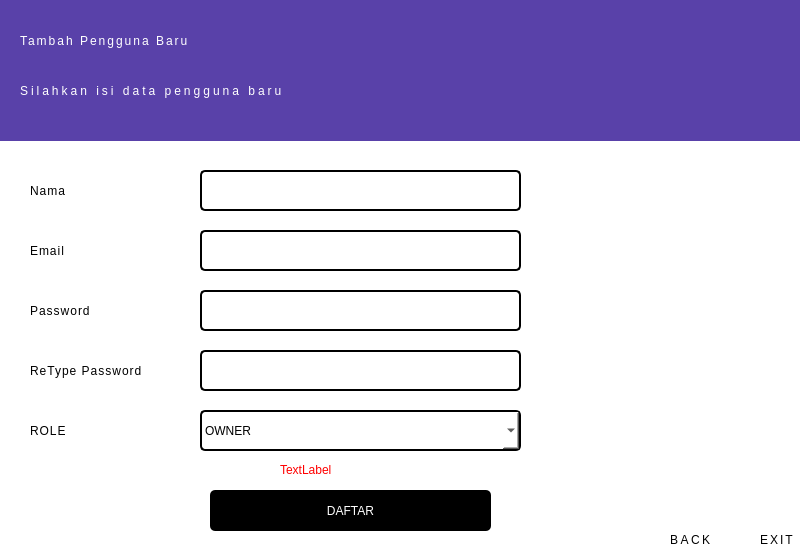
<?xml version="1.0" encoding="UTF-8"?>
<ui version="4.0">
 <class>Dialog</class>
 <widget class="QDialog" name="Dialog">
  <property name="geometry">
   <rect>
    <x>0</x>
    <y>0</y>
    <width>800</width>
    <height>550</height>
   </rect>
  </property>
  <property name="windowTitle">
   <string>Dialog</string>
  </property>
  <widget class="QWidget" name="widget" native="true">
   <property name="geometry">
    <rect>
     <x>-10</x>
     <y>0</y>
     <width>811</width>
     <height>550</height>
    </rect>
   </property>
   <property name="styleSheet">
    <string notr="true">background-color:white;
</string>
   </property>
   <widget class="QLabel" name="label_2">
    <property name="geometry">
     <rect>
      <x>40</x>
      <y>180</y>
      <width>111</width>
      <height>21</height>
     </rect>
    </property>
    <property name="styleSheet">
     <string notr="true">font: 25 12pt &quot;Noto Looped Lao Light&quot;;
letter-spacing:1px;</string>
    </property>
    <property name="text">
     <string>Nama</string>
    </property>
   </widget>
   <widget class="QPushButton" name="btn_daftar">
    <property name="geometry">
     <rect>
      <x>220</x>
      <y>490</y>
      <width>281</width>
      <height>41</height>
     </rect>
    </property>
    <property name="styleSheet">
     <string notr="true">border:none;
background-color:black;
color:white;
border-radius :5px;</string>
    </property>
    <property name="text">
     <string>DAFTAR</string>
    </property>
   </widget>
   <widget class="QLineEdit" name="le_nama">
    <property name="geometry">
     <rect>
      <x>210</x>
      <y>170</y>
      <width>321</width>
      <height>41</height>
     </rect>
    </property>
    <property name="styleSheet">
     <string notr="true">border :2px solid black;
border-radius:5px;</string>
    </property>
   </widget>
   <widget class="QLabel" name="label_3">
    <property name="geometry">
     <rect>
      <x>40</x>
      <y>240</y>
      <width>111</width>
      <height>21</height>
     </rect>
    </property>
    <property name="styleSheet">
     <string notr="true">font: 25 12pt &quot;Noto Looped Lao Light&quot;;
letter-spacing:1px;</string>
    </property>
    <property name="text">
     <string>Email</string>
    </property>
   </widget>
   <widget class="QLineEdit" name="le_email">
    <property name="geometry">
     <rect>
      <x>210</x>
      <y>230</y>
      <width>321</width>
      <height>41</height>
     </rect>
    </property>
    <property name="styleSheet">
     <string notr="true">border :2px solid black;
border-radius:5px;</string>
    </property>
   </widget>
   <widget class="QLabel" name="label_4">
    <property name="geometry">
     <rect>
      <x>40</x>
      <y>300</y>
      <width>111</width>
      <height>21</height>
     </rect>
    </property>
    <property name="styleSheet">
     <string notr="true">font: 25 12pt &quot;Noto Looped Lao Light&quot;;
letter-spacing:1px;</string>
    </property>
    <property name="text">
     <string>Password</string>
    </property>
   </widget>
   <widget class="QLineEdit" name="le_password">
    <property name="geometry">
     <rect>
      <x>210</x>
      <y>290</y>
      <width>321</width>
      <height>41</height>
     </rect>
    </property>
    <property name="styleSheet">
     <string notr="true">border :2px solid black;
border-radius:5px;</string>
    </property>
   </widget>
   <widget class="QLabel" name="label_5">
    <property name="geometry">
     <rect>
      <x>40</x>
      <y>360</y>
      <width>141</width>
      <height>21</height>
     </rect>
    </property>
    <property name="styleSheet">
     <string notr="true">font: 25 12pt &quot;Noto Looped Lao Light&quot;;
letter-spacing:1px;</string>
    </property>
    <property name="text">
     <string>ReType Password</string>
    </property>
   </widget>
   <widget class="QLineEdit" name="le_password2">
    <property name="geometry">
     <rect>
      <x>210</x>
      <y>350</y>
      <width>321</width>
      <height>41</height>
     </rect>
    </property>
    <property name="styleSheet">
     <string notr="true">border :2px solid black;
border-radius:5px;</string>
    </property>
   </widget>
   <widget class="QLabel" name="label_6">
    <property name="geometry">
     <rect>
      <x>40</x>
      <y>430</y>
      <width>141</width>
      <height>21</height>
     </rect>
    </property>
    <property name="styleSheet">
     <string notr="true">font: 25 12pt &quot;Noto Looped Lao Light&quot;;
letter-spacing:1px;</string>
    </property>
    <property name="text">
     <string/>
    </property>
   </widget>
   <widget class="QLabel" name="label_7">
    <property name="geometry">
     <rect>
      <x>40</x>
      <y>420</y>
      <width>141</width>
      <height>21</height>
     </rect>
    </property>
    <property name="styleSheet">
     <string notr="true">font: 25 12pt &quot;Noto Looped Lao Light&quot;;
letter-spacing:1px;</string>
    </property>
    <property name="text">
     <string>ROLE</string>
    </property>
   </widget>
   <widget class="QComboBox" name="comboBox">
    <property name="geometry">
     <rect>
      <x>210</x>
      <y>410</y>
      <width>321</width>
      <height>41</height>
     </rect>
    </property>
    <property name="styleSheet">
     <string notr="true">border :2px solid black;
border-radius:5px;
</string>
    </property>
    <item>
     <property name="text">
      <string>OWNER</string>
     </property>
    </item>
    <item>
     <property name="text">
      <string>ADMINISTRATOR</string>
     </property>
    </item>
    <item>
     <property name="text">
      <string>EMPLOYEE</string>
     </property>
    </item>
   </widget>
   <widget class="QLabel" name="lbl_warning">
    <property name="geometry">
     <rect>
      <x>290</x>
      <y>460</y>
      <width>161</width>
      <height>20</height>
     </rect>
    </property>
    <property name="styleSheet">
     <string notr="true">color :red;
text-align:center;</string>
    </property>
    <property name="text">
     <string>TextLabel</string>
    </property>
   </widget>
   <widget class="QLabel" name="lbl_Back">
    <property name="geometry">
     <rect>
      <x>690</x>
      <y>490</y>
      <width>31</width>
      <height>31</height>
     </rect>
    </property>
    <property name="text">
     <string/>
    </property>
    <property name="pixmap">
     <pixmap>../icon/previous.png</pixmap>
    </property>
    <property name="scaledContents">
     <bool>true</bool>
    </property>
   </widget>
   <widget class="QLabel" name="lTitle_3">
    <property name="geometry">
     <rect>
      <x>680</x>
      <y>530</y>
      <width>61</width>
      <height>20</height>
     </rect>
    </property>
    <property name="styleSheet">
     <string notr="true">font: 57 10pt &quot;Noto Looped Lao Medium&quot;;

letter-spacing :2.5px;</string>
    </property>
    <property name="text">
     <string>BACK</string>
    </property>
   </widget>
   <widget class="QLabel" name="lTitle_5">
    <property name="geometry">
     <rect>
      <x>770</x>
      <y>530</y>
      <width>41</width>
      <height>20</height>
     </rect>
    </property>
    <property name="styleSheet">
     <string notr="true">font: 57 10pt &quot;Noto Looped Lao Medium&quot;;

letter-spacing :2px;</string>
    </property>
    <property name="text">
     <string>EXIT</string>
    </property>
   </widget>
   <widget class="QLabel" name="lbl_Exit">
    <property name="geometry">
     <rect>
      <x>770</x>
      <y>490</y>
      <width>31</width>
      <height>31</height>
     </rect>
    </property>
    <property name="text">
     <string/>
    </property>
    <property name="pixmap">
     <pixmap>../../../../../../Resource Grapich/Resources-Icon/illustration-business-concept/logout.png</pixmap>
    </property>
    <property name="scaledContents">
     <bool>true</bool>
    </property>
   </widget>
   <widget class="QWidget" name="widget_2" native="true">
    <property name="geometry">
     <rect>
      <x>10</x>
      <y>0</y>
      <width>811</width>
      <height>141</height>
     </rect>
    </property>
    <property name="styleSheet">
     <string notr="true">background-color:#5941A9;</string>
    </property>
    <widget class="QLabel" name="lSubTitle_2">
     <property name="geometry">
      <rect>
       <x>20</x>
       <y>70</y>
       <width>341</width>
       <height>41</height>
      </rect>
     </property>
     <property name="styleSheet">
      <string notr="true">color:white;
font: 57 10pt &quot;Noto Looped Lao Medium&quot;;
letter-spacing:3px;</string>
     </property>
     <property name="text">
      <string>Silahkan isi data pengguna baru</string>
     </property>
    </widget>
    <widget class="QLabel" name="lTitle_2">
     <property name="geometry">
      <rect>
       <x>20</x>
       <y>20</y>
       <width>391</width>
       <height>41</height>
      </rect>
     </property>
     <property name="styleSheet">
      <string notr="true">color:white;
font: 57 22pt &quot;Noto Looped Lao Medium&quot;;
letter-spacing:2px;</string>
     </property>
     <property name="text">
      <string>Tambah Pengguna Baru</string>
     </property>
    </widget>
    <widget class="QWidget" name="widget_3" native="true">
     <property name="geometry">
      <rect>
       <x>530</x>
       <y>100</y>
       <width>811</width>
       <height>141</height>
      </rect>
     </property>
     <property name="styleSheet">
      <string notr="true">background-color:#5941A9;</string>
     </property>
     <widget class="QLabel" name="lSubTitle_5">
      <property name="geometry">
       <rect>
        <x>40</x>
        <y>90</y>
        <width>341</width>
        <height>41</height>
       </rect>
      </property>
      <property name="styleSheet">
       <string notr="true">color:white;
font: 57 10pt &quot;Noto Looped Lao Medium&quot;;
letter-spacing:3px;</string>
      </property>
      <property name="text">
       <string>Silhkan pilih 2 menu dibawah ini</string>
      </property>
     </widget>
     <widget class="QLabel" name="lTitle_4">
      <property name="geometry">
       <rect>
        <x>40</x>
        <y>40</y>
        <width>321</width>
        <height>41</height>
       </rect>
      </property>
      <property name="styleSheet">
       <string notr="true">color:white;
font: 57 22pt &quot;Noto Looped Lao Medium&quot;;
letter-spacing:2px;</string>
      </property>
      <property name="text">
       <string>Pengaturan</string>
      </property>
     </widget>
    </widget>
   </widget>
  </widget>
 </widget>
 <resources/>
 <connections/>
</ui>
